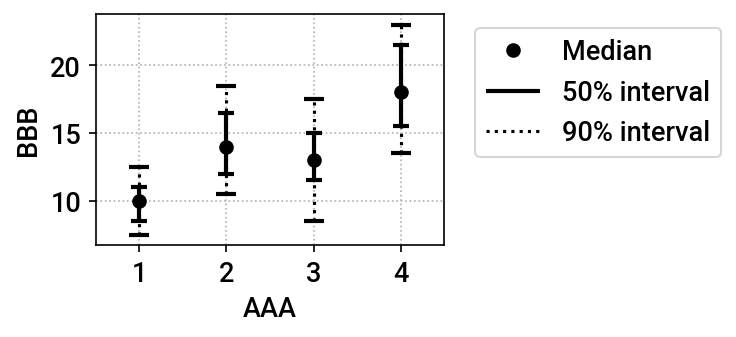

The Python source for this figure:
import matplotlib.pyplot as plt
from pathlib import Path


def main():
    out = Path(__file__).resolve().with_suffix('.png')

    x = [1, 2, 3, 4]
    y05 = [ 7.5, 10.5,  8.5, 13.5]  # 05 パーセンタイル
    y25 = [ 8.5, 12.0, 11.5, 15.5]  # 25 パーセンタイル
    y50 = [10.0, 14.0, 13.0, 18.0]  # 中央値
    y75 = [11.0, 16.5, 15.0, 21.5]  # 75 パーセンタイル
    y95 = [12.5, 18.5, 17.5, 23.0]  # 95 パーセンタイル

    yerr50 = [  # 50 パーセント区間の幅
        [y0 - y1 for y0, y1 in zip(y50, y25)],
        [y1 - y0 for y0, y1 in zip(y50, y75)],
    ]
    yerr90 = [  # 90 パーセント区間の幅
        [y0 - y1 for y0, y1 in zip(y50, y05)],
        [y1 - y0 for y0, y1 in zip(y50, y95)],
    ]

    context = {}
    context['font.family'] = 'Roboto'
    for key in ['font.weight', 'axes.labelweight']:
        context[key] = 'medium'
    context['font.size'] = 13
    colors = {'color': 'black', 'ecolor': 'black'}

    with plt.rc_context(context):
        fig, ax = plt.subplots(figsize=(3, 2))

        ebars90 = ax.errorbar(
            x, y50, yerr=yerr90, fmt='none',
            capsize=5, capthick=2, elinewidth=1.5, **colors,
        )
        for ebar in ebars90[2]:
            ebar.set_linestyle(':')  # 90 パーセント区間のエラーバーは点線にする
        ebars50 = ax.errorbar(
            x, y50, yerr=yerr50, fmt='o',
            capsize=4, capthick=2, elinewidth=2, **colors,
        )

        ax.set_xlabel('AAA')
        ax.set_ylabel('BBB')
        ax.set_xlim((0.5, 4.5))
        plt.grid(axis='both', linestyle='dotted')

        desc = {}
        desc['Median'] = ebars50[0]
        desc['50% interval'] = ebars50[2][0]
        desc['90% interval'] = ebars90[2][0]
        plt.legend(
            desc.values(), desc.keys(),
            loc='upper left', bbox_to_anchor=(1.05, 1),
        )

        fig.savefig(out, dpi=150, bbox_inches='tight')


if __name__ == '__main__':
    main()
